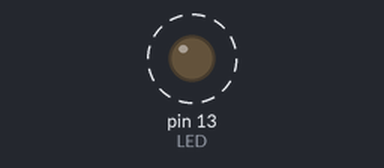
The sketch below on a simulated Arduino Uno, built with avr-gcc and run on an emulated ATmega328P. Shown: output pins drawn as LEDs (lit = HIGH). Dashed ring = blinking.

Above: at 0.2 s.
Timing chart, 0 to 3.0 s (numbered marks = the images above):
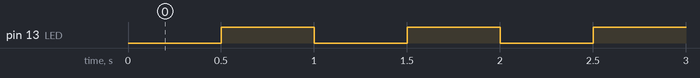

The sketch:

614_2.ino
```cpp
const int LED = 13;

void setup() {
  pinMode(LED, OUTPUT);
}

void loop() {
  for(int on_off = 0; on_off <= 1; on_off++) {
  digitalWrite(LED, on_off);
  delay(500);
  }
}
```

Measured:
- by itself, pin 13 (LED): alternates HIGH for 0.50 s and LOW for 0.50 s
